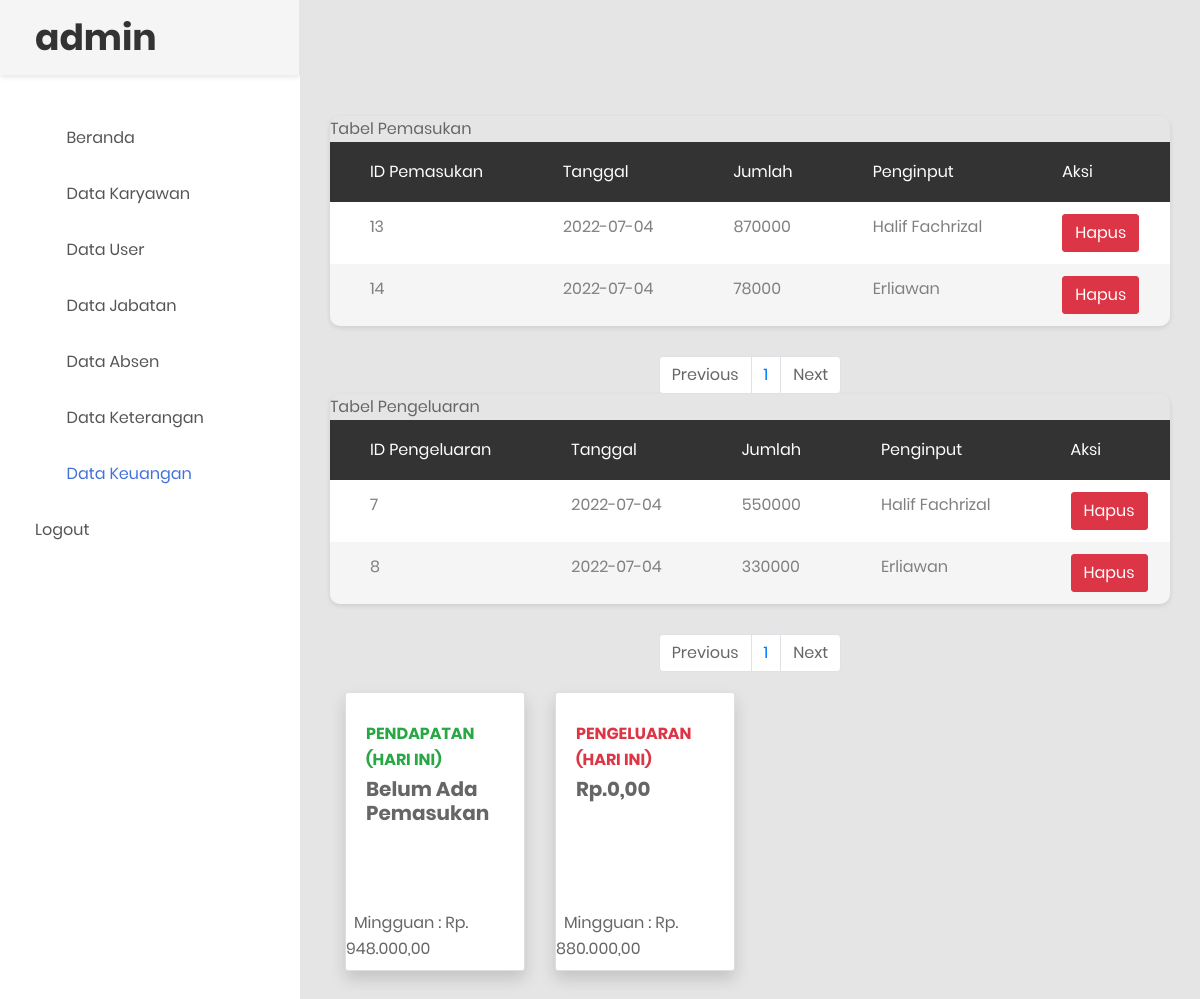
/data_keuangan.php (signed in), run on the app's committed database.
### tables this page shows
CREATE TABLE `tb_pemasukan` (
  `id_pemasukan` int(11) NOT NULL,
  `tgl_pemasukan` date NOT NULL,
  `jumlah` int(11) NOT NULL,
  `nama` varchar(255) NOT NULL
);

CREATE TABLE `tb_pengeluaran` (
  `id_pengeluaran` int(11) NOT NULL,
  `tgl_pengeluaran` date NOT NULL,
  `jumlah` int(11) NOT NULL,
  `nama` varchar(255) NOT NULL
);

### paging_pem.php (the view, shortened to what this page needs)
<head>
</head>
<?php
include 'koneksi.php';
$batas = 5;
$halaman = isset($_GET['halaman']) ? (int)$_GET['halaman'] : 1;
$halaman_awal = ($halaman>1) ? ($halaman * $batas) - $batas : 0;
$data = mysqli_query($koneksi, "SELECT * FROM tb_pemasukan");
$jumlah_data = mysqli_num_rows($data);
$total_halaman = ceil($jumlah_data / $batas);
$data_pemasukan = mysqli_query($koneksi, "SELECT * FROM tb_pemasukan LIMIT $halaman_awal, $batas");
while ($row=mysqli_fetch_array($data_pemasukan)) {
 ?>
  <tr>
         <td><?php echo $row['id_pemasukan']; ?></td>
         <td><?php echo $row['tgl_pemasukan']; ?></td>
         <td><?php echo $row['jumlah']; ?></td>
         <td><?php echo $row['nama']; ?></td>
         <td><a href="absen/hapus_keterangan.php?id=<?php echo $row['id']; ?>"><button class="btn btn-danger" onclick="return confirm('yakin ingin dihapus?');">Hapus</button></a></td>
     </tr>
 <?php } ?>

### data_keuangan.php (shortened to what this page needs)
<?php
require_once("koneksi.php");
?>
<!DOCTYPE html>
<html lang="en">
<head>
     <link rel="stylesheet" href="https://maxcdn.bootstrapcdn.com/bootstrap/4.5.2/css/bootstrap.min.css">
    <link rel="stylesheet" type="text/css" href="css/bootstrap.css" media="all">
    <link href="css/font-face.css" rel="stylesheet" media="all">
    <link href="vendor/font-awesome-4.7/css/font-awesome.min.css" rel="stylesheet" media="all">
    <link href="vendor/font-awesome-5/css/fontawesome-all.min.css" rel="stylesheet" media="all">
    <link href="vendor/mdi-font/css/material-design-iconic-font.min.css" rel="stylesheet" media="all">
    <link href="vendor/bootstrap-4.1/bootstrap.min.css" rel="stylesheet" media="all">
    <link href="vendor/animsition/animsition.min.css" rel="stylesheet" media="all">
    <link href="vendor/bootstrap-progressbar/bootstrap-progressbar-3.3.4.min.css" rel="stylesheet" media="all">
    <link href="vendor/wow/animate.css" rel="stylesheet" media="all">
    <link href="vendor/css-hamburgers/hamburgers.min.css" rel="stylesheet" media="all">
    <link href="vendor/slick/slick.css" rel="stylesheet" media="all">
    <link href="vendor/select2/select2.min.css" rel="stylesheet" media="all">
    <link href="vendor/perfect-scrollbar/perfect-scrollbar.css" rel="stylesheet" media="all">
    <link href="css/theme.css" rel="stylesheet" media="all">
</head>
<body class="animsition">
    <div class="page-wrapper">
        <aside class="menu-sidebar d-none d-lg-block">
            <div class="logo">
                <a href="#">
                  <h1>admin</h1>
                </a>
            </div>
            <div class="menu-sidebar__content js-scrollbar1">
                <nav class="navbar-sidebar">
                    <ul class="list-unstyled navbar__list">
                        <li>
                            <a class="js-arrow" href="admin2.php">
                                <i class="fas fa-tachometer-alt"></i>Beranda</a>
                        </li>
                        <li>
                            <a href="datakaryawan.php">
                                <i class="fas fa-chart-bar"></i>Data Karyawan</a>
                        </li>
                        <li>
                            <a href="datauser.php">
                                <i class="fas fa-table"></i>Data User</a>
                        </li>
                        <li>
                            <a href="datajabatan.php">
                                <i class="far fa-check-square"></i>Data Jabatan</a>
                        </li>
                        <li>
                            <a href="data_absen.php">
                                <i class="fas fa-calendar-alt"></i>Data Absen</a>
                        </li>
                        <li>
                            <a href="data_keterangan.php"><i class="fas fa-table"></i>Data Keterangan</a>
                        </li>
                        <li class="active has-sub">
                            <a href="data_keuangan.php"><i class="fas fa-table"></i>Data Keuangan</a>
                        </li>
                        <li>
                            <a href="logout.php">Logout</a>
                        </li>
                    </ul>
                </nav>
            </div>
        </aside>
        <div class="page-container">
            <div class="main-content">
                <div class="section__content section__content--p30">
                    <div class="container-fluid">
                        <div class="row">
                                <div class="table-responsive table--no-card m-b-30">Tabel Pemasukan
                                    <table class="table table-borderless table-striped table-earning">
                                        <thead>
                                            <tr>
                                                <th>ID Pemasukan</th>
                                                <th>Tanggal</th>
                                                <th>Jumlah</th>
                                                <th>Penginput</th>
                                                <th>Aksi</th>
                                            </tr>
                                        </thead>
                                        <tbody>
                                           <?php
                                            include 'paging_pem.php';
                                            ?>
                                        </tbody>
                                    </table>
                                </div>
                        </div>
                        <ul class="pagination justify-content-center">
                                <li class="page-item">
                                    <a class="page-link" <?php if($halaman > 1){ echo "href='?halaman=$Previous'"; } ?>>Previous</a>
                                </li>
                                <?php
                                for($x=1;$x<=$total_halaman;$x++){
                                    ?>
                                    <li class="page-item"><a class="page-link" href="?halaman=<?php echo $x ?>"><?php echo $x; ?></a></li>
                                    <?php
                                }
                                ?>
                                <li class="page-item">
                                    <a  class="page-link" <?php if($halaman < $total_halaman) { echo "href='?halaman=$next'"; } ?>>Next</a>
                                </li>
                        </ul>
                        <div class="row">
                                <div class="table-responsive table--no-card m-b-30">Tabel Pengeluaran
                                    <table class="table table-borderless table-striped table-earning">
                                        <thead>
                                            <tr>
                                                <th>ID Pengeluaran</th>
                                                <th>Tanggal</th>
                                                <th>Jumlah</th>
                                                <th>Penginput</th>
                                                <th>Aksi</th>
                                            </tr>
                                        </thead>
                                        <tbody>
                                           <?php
                                            include 'paging_peng.php';
                                            ?>
                                        </tbody>
                                    </table>
                                </div>
                        </div>
                        <ul class="pagination justify-content-center">
                                <li class="page-item">
                                    <a class="page-link" <?php if($halaman > 1){ echo "href='?halaman=$Previous'"; } ?>>Previous</a>
                                </li>
                                <?php
                                for($x=1;$x<=$total_halaman;$x++){
                                    ?>
                                    <li class="page-item"><a class="page-link" href="?halaman=<?php echo $x ?>"><?php echo $x; ?></a></li>
                                    <?php
                                }
                                ?>
                                <li class="page-item">
                                    <a  class="page-link" <?php if($halaman < $total_halaman) { echo "href='?halaman=$next'"; } ?>>Next</a>
                                </li>
                        </ul>
                        <div class="row" style="margin-top: 20px;">
                                <div class="col-xl-3 col-md-6 mb-4">
                                    <div class="card border-left-success shadow h-100 py-2">
                                        <div class="card-body">
                                            <?php
                                                $pemasukan_hari_ini = array_sum($arraymasukH);
                                                $pemasukan=mysqli_query($koneksi,"SELECT * FROM tb_pemasukan");
                                                while ($masuk=mysqli_fetch_array($pemasukan)){
                                                    $arraymasuk[] = $masuk['jumlah'];
                                                }
                                                $jumlahmasuk = array_sum($arraymasuk);
                                            ?>
                                            <div class="row no-gutters align-items-center">
                                                <div class="col mr-2">
                                                <div class="text-xs font-weight-bold text-success text-uppercase mb-1">Pendapatan (Hari Ini)</div>
                                                <div class="h5 mb-0 font-weight-bold text-gray-800"><?php
                                                        if($pemasukan_hari_ini == null){
                                                            echo "Belum Ada Pemasukan";
                                                        }else{
                                                            echo "Rp".number_format($pemasukan_hari_ini,2,',','.');
                                                        }
                                                    ?>
                                                </div>
                                                </div>
                                                <div class="col-auto">
                                                <i class="fas fa-calendar fa-2x text-gray-300"></i>
                                                </div>
                                            </div>
                                        </div> &nbsp Mingguan : Rp.
                                        <?php
                                            echo number_format($jumlahmasuk,2,',','.');
                                        ?>
                                    </div>
                                </div>
                            <div class="col-xl-3 col-md-6 mb-4">
                                <div class="card border-left-danger shadow h-100 py-2">
                                    <div class="card-body">
                                        <?php
                                                $pengeluaran_hari_ini = array_sum($arraykeluarH);
                                                $pengeluaran=mysqli_query($koneksi,"SELECT * FROM tb_pengeluaran");
                                                    while ($keluar=mysqli_fetch_array($pengeluaran)){
                                                    $arraykeluar[] = $keluar['jumlah'];
                                                }
                                                $jumlahkeluar = array_sum($arraykeluar);
                                        ?>
                                        <div class="row no-gutters align-items-center">
                                            <div class="col mr-2">
                                            <div class="text-xs font-weight-bold text-danger text-uppercase mb-1">Pengeluaran (Hari Ini)</div>
                                            <div class="h5 mb-0 font-weight-bold text-gray-800">Rp.<?=number_format($pengeluaran_hari_ini,2,',','.');?></div>
                                            </div>
                                            <div class="col-auto">
                                            <i class="fas fa-dollar-sign fa-2x text-gray-300"></i>
                                            </div>
                                        </div>
                                    </div> &nbsp Mingguan : Rp.
                                    <?php
                                        echo number_format($jumlahkeluar,2,',','.');
                                    ?>
                                </div>
                            </div>
                        </div>
                </div>
            </div>
        </div>
    </div>
</body>
</html>

### paging_peng.php (shortened to what this page needs)
<head>
</head>
<?php
include 'koneksi.php';
$batas = 5;
$halaman = isset($_GET['halaman']) ? (int)$_GET['halaman'] : 1;
$halaman_awal = ($halaman>1) ? ($halaman * $batas) - $batas : 0;
$data = mysqli_query($koneksi, "SELECT * FROM tb_pengeluaran");
$jumlah_data = mysqli_num_rows($data);
$total_halaman = ceil($jumlah_data / $batas);
$data_pengeluaran = mysqli_query($koneksi, "SELECT * FROM tb_pengeluaran LIMIT $halaman_awal, $batas");
while ($row=mysqli_fetch_array($data_pengeluaran)) {
 ?>
  <tr>
         <td><?php echo $row['id_pengeluaran']; ?></td>
         <td><?php echo $row['tgl_pengeluaran']; ?></td>
         <td><?php echo $row['jumlah']; ?></td>
         <td><?php echo $row['nama']; ?></td>
         <td><a href="absen/hapus_keterangan.php?id=<?php echo $row['id']; ?>"><button class="btn btn-danger" onclick="return confirm('yakin ingin dihapus?');">Hapus</button></a></td>
     </tr>
 <?php } ?>

### data on the page
tb_pemasukan: id_pemasukan "13", tgl_pemasukan "2022-07-04", jumlah "870000", nama "Halif Fachrizal"
tb_pemasukan: id_pemasukan "14", tgl_pemasukan "2022-07-04", jumlah "78000", nama "Erliawan"
tb_pengeluaran: id_pengeluaran "7", tgl_pengeluaran "2022-07-04", jumlah "550000", nama "Halif Fachrizal"
tb_pengeluaran: id_pengeluaran "8", tgl_pengeluaran "2022-07-04", jumlah "330000", nama "Erliawan"

### other printed values
$jumlahmasuk "948.000,00"
$pengeluaran_hari_ini "0,00"
$jumlahkeluar "880.000,00"
